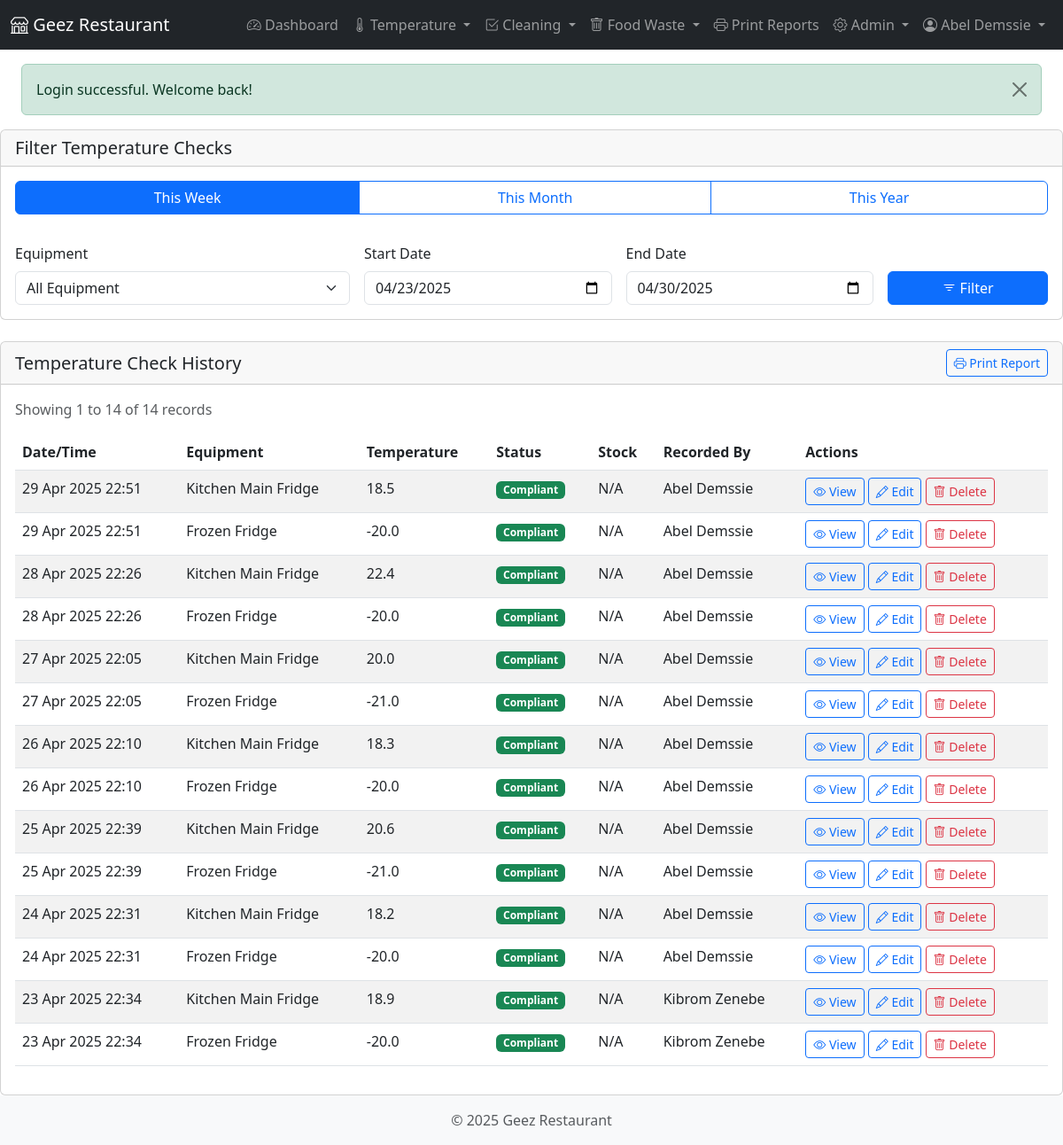
Page /modules/temperature/view.php (signed in) on the committed database.
### tables this page shows
CREATE TABLE `temperature_checks` (
  `check_id` int(11) NOT NULL,
  `equipment_id` int(11) NOT NULL,
  `temperature` decimal(5,1) NOT NULL,
  `is_compliant` tinyint(1) NOT NULL,
  `corrective_action` text DEFAULT NULL,
  `check_date` date NOT NULL,
  `check_time` time NOT NULL,
  `checked_by_user_id` int(11) NOT NULL,
  `created_at` datetime NOT NULL,
  `updated_at` datetime DEFAULT NULL
);

CREATE TABLE `equipment` (
  `equipment_id` int(11) NOT NULL,
  `name` varchar(100) NOT NULL,
  `location` varchar(100) NOT NULL,
  `content` varchar(255) DEFAULT NULL COMMENT 'Typical content stored in the equipment',
  `quantity_in_stock` int(11) DEFAULT NULL COMMENT 'Current quantity of items in stock',
  `min_stock_quantity` int(11) DEFAULT NULL COMMENT 'Minimum desired stock quantity',
  `min_temp` decimal(5,1) NOT NULL,
  `max_temp` decimal(5,1) NOT NULL,
  `check_frequency` varchar(50) NOT NULL,
  `is_active` tinyint(1) NOT NULL DEFAULT 1,
  `created_at` datetime NOT NULL,
  `updated_at` datetime DEFAULT NULL
);

CREATE TABLE `users` (
  `user_id` int(11) NOT NULL,
  `username` varchar(50) NOT NULL,
  `password` varchar(255) NOT NULL,
  `full_name` varchar(100) NOT NULL,
  `email` varchar(100) DEFAULT NULL,
  `initials` varchar(10) DEFAULT NULL,
  `role` enum('admin','manager','staff') NOT NULL DEFAULT 'staff',
  `is_active` tinyint(1) NOT NULL DEFAULT 1,
  `last_login` datetime DEFAULT NULL,
  `created_at` datetime NOT NULL,
  `updated_at` datetime DEFAULT NULL
);

### modules/temperature/view.php (the view, shortened to what the rows shown need)
<?php
require_once dirname(dirname(dirname(__FILE__))) . '/includes/header.php';
require_once CLASS_PATH . '/Equipment.php';
require_once CLASS_PATH . '/TempCheck.php';
$temp_check = new TempCheck($db);
$equipment_id = isset($_GET['equipment_id']) ? (int)$_GET['equipment_id'] : null;
$start_date = isset($_GET['start_date']) ? $_GET['start_date'] : date('Y-m-d', strtotime('-7 days'));
$end_date = isset($_GET['end_date']) ? $_GET['end_date'] : date('Y-m-d');
$period = isset($_GET['period']) ? $_GET['period'] : 'week';
if (!isset($_GET['start_date']) || !isset($_GET['end_date'])) {
    switch ($period) {
        case 'week':
            $start_date = date('Y-m-d', strtotime('-7 days'));
            $end_date = date('Y-m-d');
            break;
    }
}
$records_per_page = 20;
$page = isset($_GET['page']) ? (int)$_GET['page'] : 1;
$offset = ($page - 1) * $records_per_page;
$check_id = isset($_GET['id']) ? (int)$_GET['id'] : null;
$check_details = null;
if ($check_id) {
    $temperature_checks = [];
    $total_records = 0;
} else {
    $result = $temp_check->getAllPaginated($records_per_page, $offset, $period, $equipment_id, $start_date, $end_date);
    $temperature_checks = $result['records'];
}
?>
<?php if ($check_details): ?>
<div class="row justify-content-center">
    <div class="col-md-8">
        <div class="card shadow-sm">
            <div class="card-header">
                <h5 class="card-title mb-0">Temperature Check Details</h5>
            </div>
            <div class="card-body">
                <div class="row mb-3">
                    <div class="col-md-4 fw-bold">Equipment:</div>
                    <div class="col-md-8"><?php echo htmlspecialchars($check_details['equipment_name']); ?></div>
                </div>
                <div class="row mb-3">
                    <div class="col-md-4 fw-bold">Date & Time:</div>
                    <div class="col-md-8"><?php echo formatDateTime($check_details['check_timestamp'], 'd M Y H:i'); ?></div>
                </div>
                <div class="row mb-3">
                    <div class="col-md-4 fw-bold">Temperature Reading:</div>
                    <div class="col-md-8"><?php echo htmlspecialchars($check_details['temperature_reading']); ?></div>
                </div>
                <div class="row mb-3">
                    <div class="col-md-4 fw-bold">Compliance Status:</div>
                    <div class="col-md-8">
                        <span class="badge bg-<?php echo isset($check_details['is_compliant']) && $check_details['is_compliant'] ? 'success' : 'danger'; ?>">
                            <?php echo isset($check_details['is_compliant']) && $check_details['is_compliant'] ? 'Compliant' : 'Non-Compliant'; ?>
                        </span>
                    </div>
                </div>
                <?php if (!empty($check_details['stock_quantity_observed'])): ?>
                <div class="row mb-3">
                    <div class="col-md-4 fw-bold">Stock Quantity:</div>
                    <div class="col-md-8"><?php echo htmlspecialchars($check_details['stock_quantity_observed']); ?></div>
                </div>
                <?php endif; ?>
                <?php if (!empty($check_details['notes'])): ?>
                <div class="row mb-3">
                    <div class="col-md-4 fw-bold">Notes:</div>
                    <div class="col-md-8"><?php echo nl2br(htmlspecialchars($check_details['notes'])); ?></div>
                </div>
                <?php endif; ?>
                <?php if (!empty($check_details['corrective_action'])): ?>
                <div class="row mb-3">
                    <div class="col-md-4 fw-bold">Corrective Action:</div>
                    <div class="col-md-8"><?php echo nl2br(htmlspecialchars($check_details['corrective_action'])); ?></div>
                </div>
                <?php endif; ?>
                <div class="row mb-3">
                    <div class="col-md-4 fw-bold">Recorded By:</div>
                    <div class="col-md-8"><?php echo htmlspecialchars($check_details['recorded_by']); ?></div>
                </div>
                <div class="row mb-3">
                    <div class="col-md-4 fw-bold">Recorded At:</div>
                    <div class="col-md-8"><?php echo formatDateTime($check_details['recorded_at'], 'd M Y H:i:s'); ?></div>
                </div>
                <div class="d-grid gap-2 d-md-flex justify-content-md-end mt-4">
                    <a href="<?php echo BASE_URL; ?>/modules/temperature/view.php" class="btn btn-outline-secondary">
                        <i class="bi bi-arrow-left"></i> Back to List
                    </a>
                    <a href="<?php echo BASE_URL; ?>/modules/temperature/edit.php?id=<?php echo $check_details['check_id']; ?>" class="btn btn-outline-primary">
                        <i class="bi bi-pencil"></i> Edit
                    </a>
                    <button type="button" class="btn btn-outline-danger" data-bs-toggle="modal" data-bs-target="#deleteModal">
                        <i class="bi bi-trash"></i> Delete
                    </button>
                    <a href="<?php echo BASE_URL; ?>/modules/temperature/print.php?id=<?php echo $check_details['check_id']; ?>" class="btn btn-outline-primary" target="_blank">
                        <i class="bi bi-printer"></i> Print
                    </a>
                </div>
            </div>
        </div>
    </div>
</div>
<div class="modal fade" id="deleteModal" tabindex="-1" aria-labelledby="deleteModalLabel" aria-hidden="true">
    <div class="modal-dialog">
        <div class="modal-content">
            <div class="modal-header">
                <h5 class="modal-title" id="deleteModalLabel">Confirm Delete</h5>
                <button type="button" class="btn-close" data-bs-dismiss="modal" aria-label="Close"></button>
            </div>
            <div class="modal-body">
                <p>Are you sure you want to delete this temperature check record? This action cannot be undone.</p>
            </div>
            <div class="modal-footer">
                <button type="button" class="btn btn-secondary" data-bs-dismiss="modal">Cancel</button>
                <form method="post" action="<?php echo BASE_URL; ?>/modules/temperature/delete.php">
                    <?php echo getCsrfTokenField(); ?>
                    <input type="hidden" name="check_id" value="<?php echo $check_details['check_id']; ?>">
                    <button type="submit" class="btn btn-danger">Delete</button>
                </form>
            </div>
        </div>
    </div>
</div>
<?php else: ?>
<div class="row">
    <div class="col-md-12">
        <div class="card">
            <div class="card-body">
                <?php if (empty($temperature_checks)): ?>
                <p class="text-muted">No temperature checks found for the selected criteria.</p>
                <?php else: ?>
                <div class="table-responsive">
                    <table class="table table-striped table-hover">
                        <thead>
                            <tr>
                                <th>Date/Time</th>
                                <th>Equipment</th>
                                <th>Temperature</th>
                                <th>Status</th>
                                <th>Stock</th>
                                <th>Recorded By</th>
                                <th>Actions</th>
                            </tr>
                        </thead>
                        <tbody>
                            <?php foreach ($temperature_checks as $check): ?>
                            <tr>
                                <td><?php echo formatDateTime($check['check_timestamp'], 'd M Y H:i'); ?></td>
                                <td><?php echo htmlspecialchars($check['equipment_name']); ?></td>
                                <td><?php echo htmlspecialchars($check['temperature_reading']); ?></td>
                                <td>
                                    <span class="badge bg-<?php echo isset($check['is_compliant']) && $check['is_compliant'] ? 'success' : 'danger'; ?>">
                                        <?php echo isset($check['is_compliant']) && $check['is_compliant'] ? 'Compliant' : 'Non-Compliant'; ?>
                                    </span>
                                </td>
                                <td><?php echo htmlspecialchars($check['stock_quantity_observed'] ?? 'N/A'); ?></td>
                                <td><?php echo htmlspecialchars($check['recorded_by']); ?></td>
                                <td>
                                    <a href="<?php echo BASE_URL; ?>/modules/temperature/view.php?id=<?php echo $check['check_id']; ?>" class="btn btn-sm btn-outline-primary">
                                        <i class="bi bi-eye"></i> View
                                    </a>
                                    <a href="<?php echo BASE_URL; ?>/modules/temperature/edit.php?id=<?php echo $check['check_id']; ?>" class="btn btn-sm btn-outline-primary">
                                        <i class="bi bi-pencil"></i> Edit
                                    </a>
                                    <a href="#" class="btn btn-sm btn-outline-danger"
                                       onclick="if(confirm('Are you sure you want to delete this record?')) window.location.href='<?php echo BASE_URL; ?>/modules/temperature/delete.php?id=<?php echo $check['check_id']; ?>&csrf_token=<?php echo urlencode(generateCsrfToken()); ?>'">
                                        <i class="bi bi-trash"></i> Delete
                                    </a>
                                </td>
                            </tr>
                            <?php endforeach; ?>
                        </tbody>
                    </table>
                </div>
                <?php endif; ?>
            </div>
        </div>
    </div>
</div>
<?php endif; ?>
<?php
require_once dirname(dirname(dirname(__FILE__))) . '/includes/footer.php';
?>

### rows in the picture
temperature_checks: check_timestamp "29 Apr 2025 22:51", equipment.name "Kitchen Main Fridge", temperature "18.5", is_compliant "Compliant", stock_quantity_observed "N/A", checked_by_user.full_name "Abel Demssie"
temperature_checks: check_timestamp "29 Apr 2025 22:51", equipment.name "Frozen Fridge", temperature "-20.0", is_compliant "Compliant", stock_quantity_observed "N/A", checked_by_user.full_name "Abel Demssie"
temperature_checks: check_timestamp "28 Apr 2025 22:26", equipment.name "Kitchen Main Fridge", temperature "22.4", is_compliant "Compliant", stock_quantity_observed "N/A", checked_by_user.full_name "Abel Demssie"
temperature_checks: check_timestamp "28 Apr 2025 22:26", equipment.name "Frozen Fridge", temperature "-20.0", is_compliant "Compliant", stock_quantity_observed "N/A", checked_by_user.full_name "Abel Demssie"
temperature_checks: check_timestamp "27 Apr 2025 22:05", equipment.name "Kitchen Main Fridge", temperature "20.0", is_compliant "Compliant", stock_quantity_observed "N/A", checked_by_user.full_name "Abel Demssie"
temperature_checks: check_timestamp "27 Apr 2025 22:05", equipment.name "Frozen Fridge", temperature "-21.0", is_compliant "Compliant", stock_quantity_observed "N/A", checked_by_user.full_name "Abel Demssie"
temperature_checks: check_timestamp "26 Apr 2025 22:10", equipment.name "Kitchen Main Fridge", temperature "18.3", is_compliant "Compliant", stock_quantity_observed "N/A", checked_by_user.full_name "Abel Demssie"
temperature_checks: check_timestamp "26 Apr 2025 22:10", equipment.name "Frozen Fridge", temperature "-20.0", is_compliant "Compliant", stock_quantity_observed "N/A", checked_by_user.full_name "Abel Demssie"
temperature_checks: check_timestamp "25 Apr 2025 22:39", equipment.name "Kitchen Main Fridge", temperature "20.6", is_compliant "Compliant", stock_quantity_observed "N/A", checked_by_user.full_name "Abel Demssie"
temperature_checks: check_timestamp "25 Apr 2025 22:39", equipment.name "Frozen Fridge", temperature "-21.0", is_compliant "Compliant", stock_quantity_observed "N/A", checked_by_user.full_name "Abel Demssie"
temperature_checks: check_timestamp "24 Apr 2025 22:31", equipment.name "Kitchen Main Fridge", temperature "18.2", is_compliant "Compliant", stock_quantity_observed "N/A", checked_by_user.full_name "Abel Demssie"
temperature_checks: check_timestamp "24 Apr 2025 22:31", equipment.name "Frozen Fridge", temperature "-20.0", is_compliant "Compliant", stock_quantity_observed "N/A", checked_by_user.full_name "Abel Demssie"
temperature_checks: check_timestamp "23 Apr 2025 22:34", equipment.name "Kitchen Main Fridge", temperature "18.9", is_compliant "Compliant", stock_quantity_observed "N/A", checked_by_user.full_name "Kibrom Zenebe"
temperature_checks: check_timestamp "23 Apr 2025 22:34", equipment.name "Frozen Fridge", temperature "-20.0", is_compliant "Compliant", stock_quantity_observed "N/A", checked_by_user.full_name "Kibrom Zenebe"

### other values in the picture
$_SESSION['full_name'] "Abel Demssie"
$flash_message['message'] "Login successful. Welcome back!"
min(($page - 1) * $records_per_page + 1, $total_records) "1"
min($page * $records_per_page, $total_records) "14"
$total_records "14"
